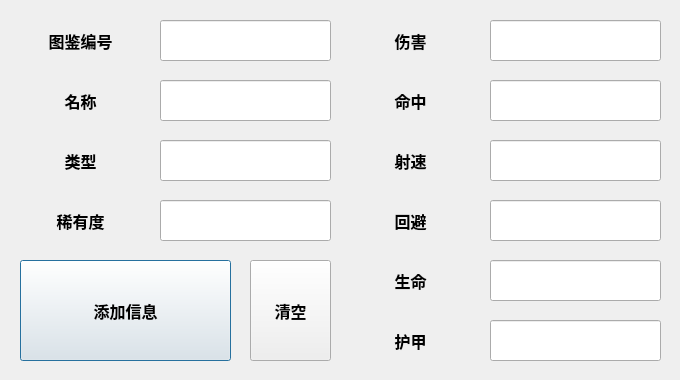
<?xml version="1.0" encoding="UTF-8"?>
<ui version="4.0">
 <class>Dialog_new</class>
 <widget class="QDialog" name="Dialog_new">
  <property name="geometry">
   <rect>
    <x>0</x>
    <y>0</y>
    <width>680</width>
    <height>380</height>
   </rect>
  </property>
  <property name="windowTitle">
   <string>Dialog</string>
  </property>
  <widget class="QLineEdit" name="lineEdit_No">
   <property name="geometry">
    <rect>
     <x>160</x>
     <y>20</y>
     <width>171</width>
     <height>41</height>
    </rect>
   </property>
   <property name="font">
    <font>
     <pointsize>12</pointsize>
     <weight>75</weight>
     <bold>true</bold>
    </font>
   </property>
   <property name="layoutDirection">
    <enum>Qt::LeftToRight</enum>
   </property>
   <property name="text">
    <string/>
   </property>
   <property name="echoMode">
    <enum>QLineEdit::Normal</enum>
   </property>
   <property name="alignment">
    <set>Qt::AlignCenter</set>
   </property>
  </widget>
  <widget class="QLabel" name="label">
   <property name="geometry">
    <rect>
     <x>20</x>
     <y>20</y>
     <width>121</width>
     <height>41</height>
    </rect>
   </property>
   <property name="font">
    <font>
     <pointsize>12</pointsize>
     <weight>75</weight>
     <bold>true</bold>
    </font>
   </property>
   <property name="text">
    <string>图鉴编号</string>
   </property>
   <property name="alignment">
    <set>Qt::AlignCenter</set>
   </property>
  </widget>
  <widget class="QLineEdit" name="lineEdit_Name">
   <property name="geometry">
    <rect>
     <x>160</x>
     <y>80</y>
     <width>171</width>
     <height>41</height>
    </rect>
   </property>
   <property name="font">
    <font>
     <pointsize>12</pointsize>
     <weight>75</weight>
     <bold>true</bold>
    </font>
   </property>
   <property name="layoutDirection">
    <enum>Qt::LeftToRight</enum>
   </property>
   <property name="text">
    <string/>
   </property>
   <property name="echoMode">
    <enum>QLineEdit::Normal</enum>
   </property>
   <property name="alignment">
    <set>Qt::AlignCenter</set>
   </property>
  </widget>
  <widget class="QLabel" name="label_2">
   <property name="geometry">
    <rect>
     <x>20</x>
     <y>80</y>
     <width>121</width>
     <height>41</height>
    </rect>
   </property>
   <property name="font">
    <font>
     <pointsize>12</pointsize>
     <weight>75</weight>
     <bold>true</bold>
    </font>
   </property>
   <property name="text">
    <string>名称</string>
   </property>
   <property name="alignment">
    <set>Qt::AlignCenter</set>
   </property>
  </widget>
  <widget class="QLabel" name="label_3">
   <property name="geometry">
    <rect>
     <x>20</x>
     <y>140</y>
     <width>121</width>
     <height>41</height>
    </rect>
   </property>
   <property name="font">
    <font>
     <pointsize>12</pointsize>
     <weight>75</weight>
     <bold>true</bold>
    </font>
   </property>
   <property name="text">
    <string>类型</string>
   </property>
   <property name="alignment">
    <set>Qt::AlignCenter</set>
   </property>
  </widget>
  <widget class="QLineEdit" name="lineEdit_Type">
   <property name="geometry">
    <rect>
     <x>160</x>
     <y>140</y>
     <width>171</width>
     <height>41</height>
    </rect>
   </property>
   <property name="font">
    <font>
     <pointsize>12</pointsize>
     <weight>75</weight>
     <bold>true</bold>
    </font>
   </property>
   <property name="layoutDirection">
    <enum>Qt::LeftToRight</enum>
   </property>
   <property name="text">
    <string/>
   </property>
   <property name="echoMode">
    <enum>QLineEdit::Normal</enum>
   </property>
   <property name="alignment">
    <set>Qt::AlignCenter</set>
   </property>
  </widget>
  <widget class="QLineEdit" name="lineEdit_Rare">
   <property name="geometry">
    <rect>
     <x>160</x>
     <y>200</y>
     <width>171</width>
     <height>41</height>
    </rect>
   </property>
   <property name="font">
    <font>
     <pointsize>12</pointsize>
     <weight>75</weight>
     <bold>true</bold>
    </font>
   </property>
   <property name="layoutDirection">
    <enum>Qt::LeftToRight</enum>
   </property>
   <property name="text">
    <string/>
   </property>
   <property name="echoMode">
    <enum>QLineEdit::Normal</enum>
   </property>
   <property name="alignment">
    <set>Qt::AlignCenter</set>
   </property>
  </widget>
  <widget class="QLabel" name="label_4">
   <property name="geometry">
    <rect>
     <x>20</x>
     <y>200</y>
     <width>121</width>
     <height>41</height>
    </rect>
   </property>
   <property name="font">
    <font>
     <pointsize>12</pointsize>
     <weight>75</weight>
     <bold>true</bold>
    </font>
   </property>
   <property name="text">
    <string>稀有度</string>
   </property>
   <property name="alignment">
    <set>Qt::AlignCenter</set>
   </property>
  </widget>
  <widget class="QLabel" name="label_5">
   <property name="geometry">
    <rect>
     <x>350</x>
     <y>20</y>
     <width>121</width>
     <height>41</height>
    </rect>
   </property>
   <property name="font">
    <font>
     <pointsize>12</pointsize>
     <weight>75</weight>
     <bold>true</bold>
    </font>
   </property>
   <property name="text">
    <string>伤害</string>
   </property>
   <property name="alignment">
    <set>Qt::AlignCenter</set>
   </property>
  </widget>
  <widget class="QLineEdit" name="lineEdit_Attack">
   <property name="geometry">
    <rect>
     <x>490</x>
     <y>20</y>
     <width>171</width>
     <height>41</height>
    </rect>
   </property>
   <property name="font">
    <font>
     <pointsize>12</pointsize>
     <weight>75</weight>
     <bold>true</bold>
    </font>
   </property>
   <property name="layoutDirection">
    <enum>Qt::LeftToRight</enum>
   </property>
   <property name="text">
    <string/>
   </property>
   <property name="echoMode">
    <enum>QLineEdit::Normal</enum>
   </property>
   <property name="alignment">
    <set>Qt::AlignCenter</set>
   </property>
  </widget>
  <widget class="QLineEdit" name="lineEdit_Hit">
   <property name="geometry">
    <rect>
     <x>490</x>
     <y>80</y>
     <width>171</width>
     <height>41</height>
    </rect>
   </property>
   <property name="font">
    <font>
     <pointsize>12</pointsize>
     <weight>75</weight>
     <bold>true</bold>
    </font>
   </property>
   <property name="layoutDirection">
    <enum>Qt::LeftToRight</enum>
   </property>
   <property name="text">
    <string/>
   </property>
   <property name="echoMode">
    <enum>QLineEdit::Normal</enum>
   </property>
   <property name="alignment">
    <set>Qt::AlignCenter</set>
   </property>
  </widget>
  <widget class="QLabel" name="label_6">
   <property name="geometry">
    <rect>
     <x>350</x>
     <y>80</y>
     <width>121</width>
     <height>41</height>
    </rect>
   </property>
   <property name="font">
    <font>
     <pointsize>12</pointsize>
     <weight>75</weight>
     <bold>true</bold>
    </font>
   </property>
   <property name="text">
    <string>命中</string>
   </property>
   <property name="alignment">
    <set>Qt::AlignCenter</set>
   </property>
  </widget>
  <widget class="QLabel" name="label_7">
   <property name="geometry">
    <rect>
     <x>350</x>
     <y>140</y>
     <width>121</width>
     <height>41</height>
    </rect>
   </property>
   <property name="font">
    <font>
     <pointsize>12</pointsize>
     <weight>75</weight>
     <bold>true</bold>
    </font>
   </property>
   <property name="text">
    <string>射速</string>
   </property>
   <property name="alignment">
    <set>Qt::AlignCenter</set>
   </property>
  </widget>
  <widget class="QLineEdit" name="lineEdit_Speed">
   <property name="geometry">
    <rect>
     <x>490</x>
     <y>140</y>
     <width>171</width>
     <height>41</height>
    </rect>
   </property>
   <property name="font">
    <font>
     <pointsize>12</pointsize>
     <weight>75</weight>
     <bold>true</bold>
    </font>
   </property>
   <property name="layoutDirection">
    <enum>Qt::LeftToRight</enum>
   </property>
   <property name="text">
    <string/>
   </property>
   <property name="echoMode">
    <enum>QLineEdit::Normal</enum>
   </property>
   <property name="alignment">
    <set>Qt::AlignCenter</set>
   </property>
  </widget>
  <widget class="QLineEdit" name="lineEdit_Avoid">
   <property name="geometry">
    <rect>
     <x>490</x>
     <y>200</y>
     <width>171</width>
     <height>41</height>
    </rect>
   </property>
   <property name="font">
    <font>
     <pointsize>12</pointsize>
     <weight>75</weight>
     <bold>true</bold>
    </font>
   </property>
   <property name="layoutDirection">
    <enum>Qt::LeftToRight</enum>
   </property>
   <property name="text">
    <string/>
   </property>
   <property name="echoMode">
    <enum>QLineEdit::Normal</enum>
   </property>
   <property name="alignment">
    <set>Qt::AlignCenter</set>
   </property>
  </widget>
  <widget class="QLabel" name="label_8">
   <property name="geometry">
    <rect>
     <x>350</x>
     <y>200</y>
     <width>121</width>
     <height>41</height>
    </rect>
   </property>
   <property name="font">
    <font>
     <pointsize>12</pointsize>
     <weight>75</weight>
     <bold>true</bold>
    </font>
   </property>
   <property name="text">
    <string>回避</string>
   </property>
   <property name="alignment">
    <set>Qt::AlignCenter</set>
   </property>
  </widget>
  <widget class="QLabel" name="label_9">
   <property name="geometry">
    <rect>
     <x>350</x>
     <y>260</y>
     <width>121</width>
     <height>41</height>
    </rect>
   </property>
   <property name="font">
    <font>
     <pointsize>12</pointsize>
     <weight>75</weight>
     <bold>true</bold>
    </font>
   </property>
   <property name="text">
    <string>生命</string>
   </property>
   <property name="alignment">
    <set>Qt::AlignCenter</set>
   </property>
  </widget>
  <widget class="QLineEdit" name="lineEdit_Life">
   <property name="geometry">
    <rect>
     <x>490</x>
     <y>260</y>
     <width>171</width>
     <height>41</height>
    </rect>
   </property>
   <property name="font">
    <font>
     <pointsize>12</pointsize>
     <weight>75</weight>
     <bold>true</bold>
    </font>
   </property>
   <property name="layoutDirection">
    <enum>Qt::LeftToRight</enum>
   </property>
   <property name="text">
    <string/>
   </property>
   <property name="echoMode">
    <enum>QLineEdit::Normal</enum>
   </property>
   <property name="alignment">
    <set>Qt::AlignCenter</set>
   </property>
  </widget>
  <widget class="QPushButton" name="pushButton">
   <property name="geometry">
    <rect>
     <x>20</x>
     <y>260</y>
     <width>211</width>
     <height>101</height>
    </rect>
   </property>
   <property name="font">
    <font>
     <pointsize>12</pointsize>
     <weight>75</weight>
     <bold>true</bold>
    </font>
   </property>
   <property name="text">
    <string>添加信息</string>
   </property>
  </widget>
  <widget class="QPushButton" name="pushButton_2">
   <property name="geometry">
    <rect>
     <x>250</x>
     <y>260</y>
     <width>81</width>
     <height>101</height>
    </rect>
   </property>
   <property name="font">
    <font>
     <pointsize>12</pointsize>
     <weight>75</weight>
     <bold>true</bold>
    </font>
   </property>
   <property name="text">
    <string>清空</string>
   </property>
  </widget>
  <widget class="QLineEdit" name="lineEdit_Armor">
   <property name="geometry">
    <rect>
     <x>490</x>
     <y>320</y>
     <width>171</width>
     <height>41</height>
    </rect>
   </property>
   <property name="font">
    <font>
     <pointsize>12</pointsize>
     <weight>75</weight>
     <bold>true</bold>
    </font>
   </property>
   <property name="layoutDirection">
    <enum>Qt::LeftToRight</enum>
   </property>
   <property name="text">
    <string/>
   </property>
   <property name="echoMode">
    <enum>QLineEdit::Normal</enum>
   </property>
   <property name="alignment">
    <set>Qt::AlignCenter</set>
   </property>
  </widget>
  <widget class="QLabel" name="label_10">
   <property name="geometry">
    <rect>
     <x>350</x>
     <y>320</y>
     <width>121</width>
     <height>41</height>
    </rect>
   </property>
   <property name="font">
    <font>
     <pointsize>12</pointsize>
     <weight>75</weight>
     <bold>true</bold>
    </font>
   </property>
   <property name="text">
    <string>护甲</string>
   </property>
   <property name="alignment">
    <set>Qt::AlignCenter</set>
   </property>
  </widget>
 </widget>
 <resources/>
 <connections/>
</ui>
